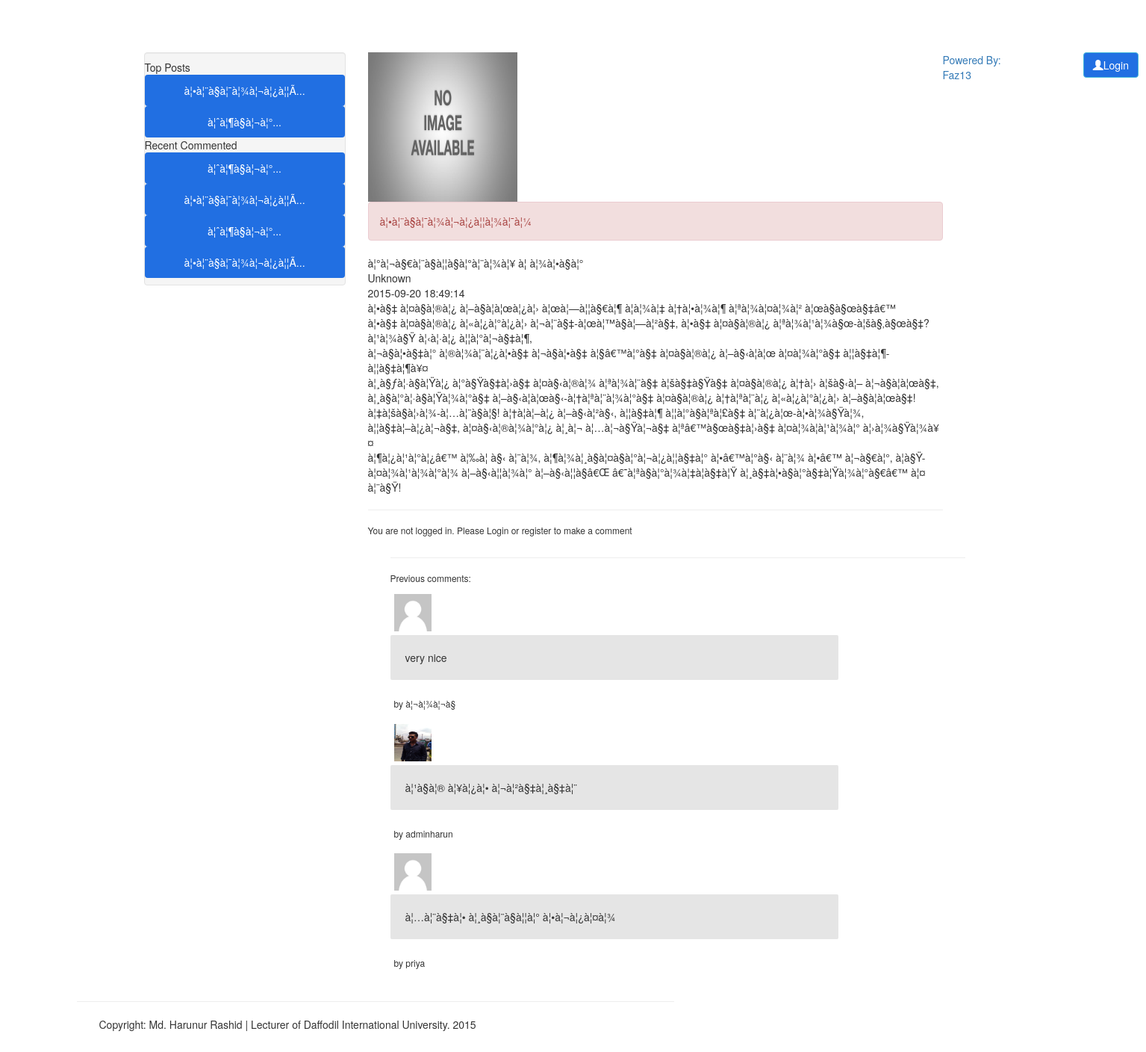
/comments.php?id=1&issu=1, run on the app's committed database.
### tables this page shows
CREATE TABLE `post` (
  `post_id` int(11) NOT NULL AUTO_INCREMENT,
  `user_id` int(11) NOT NULL,
  `issu_id` int(11) NOT NULL,
  `post_title` text NOT NULL,
  `post_writer` text NOT NULL,
  `cat` varchar(32) NOT NULL,
  `post_content` text NOT NULL,
  `post_publish_time` datetime NOT NULL,
  `post_img` text NOT NULL,
  PRIMARY KEY (`post_id`)
);

CREATE TABLE `comments` (
  `comment_id` int(11) NOT NULL AUTO_INCREMENT,
  `post_id` int(11) NOT NULL,
  `user_id` int(11) NOT NULL,
  `issu_id` int(11) NOT NULL,
  `comment` text NOT NULL,
  PRIMARY KEY (`comment_id`)
);

CREATE TABLE `blog_user` (
  `user_id` int(11) NOT NULL AUTO_INCREMENT,
  `user_name` varchar(32) NOT NULL,
  `password` varchar(32) NOT NULL,
  `first_name` varchar(32) NOT NULL,
  `last_name` varchar(32) NOT NULL,
  `email` text NOT NULL,
  `email_code` text NOT NULL,
  `pro_img` varchar(32) NOT NULL,
  `bann` int(11) NOT NULL,
  `admin` int(11) NOT NULL,
  PRIMARY KEY (`user_id`)
);

### core/function/user.php (called while the page is built, shortened)
<?php
function loggedin()
{
    return (isset($_SESSION['user_id']))? true:false;
}
?>

### comments.php (the view, shortened to what this page needs)
<?php
include 'includes/header.php';
include 'includes/widget.php';
include 'includes/sidebar.php';
$post_id = mysql_real_escape_string($_GET['id']);
$issu_id = mysql_real_escape_string($_GET['issu']);
    $result=mysql_fetch_array(mysql_query("SELECT * FROM `post` WHERE `issu_id` = '$issu_id' AND `post_id` = '$post_id'")) or die(mysql_error());
    ?>
<div class="row">
    <div class="span8">
    <?php if($result['post_img']=='')
{
    ?>
    <img src="<?php echo "img/default_post.jpg"; ?>" height="200" width="200"/>
    <?php
}
    else{
        $image=$result['post_img'];
        $postid=$result['post_id'];
?>
<img src="<?php echo "img/$issu_id/$postid/$image";?>" height="200" width="200"/>
<?php }?>
    <div class="alert alert-danger"><?php echo $result['post_title'];?></div>
    <div><?php echo $result['post_writer'];?></div>
    <div><?php echo $result['cat'];?></div>
    <div><?php echo $result['post_publish_time'];?></div>
    <div><?php echo nl2br($result['post_content']);?></div>
    <hr />
    <?php
        if(loggedin()==true)
        {
    ?>
    <form action="comment_into_db.php?id=<?php echo $post_id?>&issu=<?php echo $issu_id?>" method="post" id="comment_form">
        <div class="form-group">
                    <h6>Make a comment</h6>
                    <div class="col-sm-10">
                        <textarea class="form-control" rows="4" name="comment"></textarea>
                    </div>
                    <button class="btn btn-primary" type="submit" id="comment_make">Comment</button>
                </div>
    </form>
    <?php }
        else{
            echo "<h6>You are not logged in. Please Login or register to make a comment</h6>";
        }
    ?>
        <div class="span8">
            <hr />
            <h6>Previous comments:</h6>
            <div id="comments">
           <?php $output_comment=mysql_query("SELECT * FROM `comments` WHERE `issu_id` = '$issu_id' AND `post_id` = '$post_id' ORDER BY `comment_id` DESC") or die(mysql_error());
            while($comments=mysql_fetch_array($output_comment))
            {
                $comment_user_id=$comments['user_id'];
                $query=mysql_query("SELECT * FROM `blog_user` WHERE `user_id`='$comment_user_id'");
                $result=mysql_fetch_array($query);
                $username=$result['user_name'];
                $image=$result['pro_img'];
                ?>
                <div class="row">
                <div class="span12">
                <div style="padding: 5px;">
                    <?php if($result['pro_img']=='')
            {
                ?>
                <img src="<?php echo "img/default.png"; ?>" height="50" width="50"/>
                <?php
            }
                else{
            ?>
            <img src="<?php echo "img/$username/$image"; ?>" height="50" width="50"/>
            <?php }?>
                </div>
                <div style="background: #E5E5E5; border: 1px; border-radius: 2px;width: 600px;">
                <p style="padding: 20px;"><?php echo $comments['comment']?>
                </p>
                <div style="float: left; padding: 5px;"><h6>by <?php echo $username;?></h6></div>
                </div>
                </div>
                </div>
                <?php
            }
            ?>
        </div>
    </div>
</div>
<?php
include 'includes/whole_footer.php'
?>

### includes/sidebar.php (shortened to what this page needs)
<body style="background-image: url('img/blu2.jpg');">
    <div class="container" style="background: white; border-radius: 2px; padding: 10px;">
      <div class="row">
        <div class="span3">
          <div class="well sidebar-nav">
            <ul class="nav nav-list">
              <li class="nav-header">Top Posts</li>
              <?php
                 $top_comments_count = mysql_query("SELECT `post_id`, COUNT(`comment_id`) FROM `comments` GROUP BY `post_id`");
                 $all=array();
                 while($top_comments_counts=mysql_fetch_array($top_comments_count))
                    {
                        $all_a=array($top_comments_counts[1],$top_comments_counts['post_id']);
                        $all[]=$all_a;
                    }
                  array_multisort($all);
                  rsort($all);
                  foreach($all as $value)
                    {
                        $post_id=$value[1];
                        $post=mysql_fetch_array(mysql_query("SELECT * FROM `post` WHERE `post_id` = '$post_id'"));
                        $post_title = $post['post_title'];
                        if(strlen($post_title)>20)
                        {
                            $post_title = substr($post_title,0,50).'...';
                        }
                        $post_issu_id= $post['issu_id'];
                        ?>
                        <li><a style="color: white;" class="btn" href="comments.php?id=<?php echo $post_id?>&issu=<?php echo $post_issu_id?>"><?php echo $post_title;?></a></li>
                        <?php
                    }
              ?>
              <li class="nav-header">Recent Commented</li>
              <?php
                    $recent_comments_re=mysql_query("SELECT * FROM `comments` ORDER BY `comment_id` DESC") or die(mysql_error());
                    while($recent_comments = mysql_fetch_array($recent_comments_re))
                    {
                        $post_id = $recent_comments['post_id'];
                        if($post_id == $repet_stop)
                        {
                            continue;
                        }
                        $repet_stop = $post_id;
                        $recent_comment = mysql_fetch_array(mysql_query("SELECT * FROM `post` WHERE `post_id` ='$post_id'"));
                        $post_title_re = $recent_comment['post_title'];
                        if(strlen($post_title_re)>20)
                        {
                            $post_title_re = substr($post_title_re,0,50).'...';
                        }
                        $post_issu_id= $recent_comment['issu_id'];
                        ?>
                        <li><a style="color: white;" class="btn" href="comments.php?id=<?php echo $post_id?>&issu=<?php echo $post_issu_id?>"><?php echo $post_title_re;?></a></li>
                        <?php
                    }
              ?>
              </ul>
          </div>
        </div>

### css/style.css (style rules this page uses)
.btn { background: #216FE2; }

### includes/header.php (style rules this page uses)
body { padding-top: 60px; padding-bottom: 40px; }
.sidebar-nav { padding: 9px 0; }

### data on the page
post: post_title "à¦•à¦¨à§à¦¯à¦¾à¦¬à¦¿à¦¦Ã...", post_title "à¦•à¦¨à§à¦¯à¦¾à¦¬à¦¿à¦¦à¦¾à¦¯à¦¼", post_writer "à¦°à¦¬à§€à¦¨à§à¦¦à§à¦°à¦¨à¦¾à¦¥ à¦ à¦¾à¦•à§à¦°", cat "Unknown", post_publish_time "2015-09-20 18:49:14", post_content "à¦•à§‡ à¦¤à§à¦®à¦¿ à¦–à§à¦à¦œà¦¿à¦› à¦œà¦—à¦¦à§€à¦¶ à¦­à¦¾à¦‡ à¦†à¦•à¦¾à¦¶ à¦ªà¦¾à¦¤à¦¾à¦² à¦œà§à§œà§‡â€™ à¦•à§‡ à¦¤à§à¦®à¦¿ à¦«à¦¿à¦°à¦¿à¦› à¦¬à¦¨à§‡-à¦œà¦™à§à¦—à¦²à§‡, à¦•à§‡ à¦¤à§à¦®à¦¿ à¦ªà¦¾à¦¹à¦¾à§œ-à¦šà§‚à§œà§‡? à¦¹à¦¾à§Ÿ à¦‹à¦·à¦¿ à¦¦à¦°à¦¬à§‡à¦¶, à¦¬à§à¦•à§‡à¦° à¦®à¦¾à¦¨à¦¿à¦•à§‡ à¦¬à§à¦•à§‡ à¦§â€™à¦°à§‡ à¦¤à§à¦®à¦¿ à¦–à§‹à¦à¦œ à¦¤à¦¾à¦°à§‡ à¦¦à§‡à¦¶-à¦¦à§‡à¦¶à¥¤ à¦¸à§ƒà¦·à§à¦Ÿà¦¿ à¦°à§Ÿà§‡à¦›à§‡ à¦¤à§‹à¦®à¦¾ à¦ªà¦¾à¦¨à§‡ à¦šà§‡à§Ÿà§‡ à¦¤à§à¦®à¦¿ à¦†à¦› à¦šà§‹à¦– à¦¬à§à¦à¦œà§‡, à¦¸à§à¦°à¦·à§à¦Ÿà¦¾à¦°à§‡ à¦–à§‹à¦à¦œà§‹-à¦†à¦ªà¦¨à¦¾à¦°à§‡ à¦¤à§à¦®à¦¿ à¦†à¦ªà¦¨à¦¿ à¦«à¦¿à¦°à¦¿à¦› à¦–à§à¦à¦œà§‡! à¦‡à¦šà§à¦›à¦¾-à¦…à¦¨à§à¦§! à¦†à¦à¦–à¦¿ à¦–à§‹à¦²à§‹, à¦¦à§‡à¦¶…"
post: post_title "à¦ˆà¦¶à§à¦¬à¦°..."
comments: post.post_title "à¦ˆà¦¶à§à¦¬à¦°..."
comments: post.post_title "à¦•à¦¨à§à¦¯à¦¾à¦¬à¦¿à¦¦Ã...", comment "very nice", user.user_name "à¦¬à¦¾à¦¬à§"
comments: post.post_title "à¦ˆà¦¶à§à¦¬à¦°..."
comments: post.post_title "à¦•à¦¨à§à¦¯à¦¾à¦¬à¦¿à¦¦Ã...", comment "à¦…à¦¨à§‡à¦• à¦¸à§à¦¨à§à¦¦à¦° à¦•à¦¬à¦¿à¦¤à¦¾", user.user_name "priya"
comments: user.pro_img (picture), comment "à¦¹à§à¦® à¦¥à¦¿à¦• à¦¬à¦²à§‡à¦¸à§‡à¦¨", user.user_name "adminharun"
